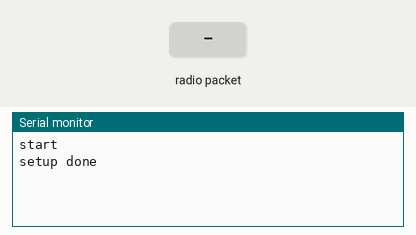
A sketch run on a simulated Arduino Leonardo, built with avr-gcc and run on an emulated ATmega32U4. Parts: the last lines printed to the serial monitor. The test bench sets the inputs (shaded band). No radio packets arrive unless stated.

Above: at 1.2 s.
1.3 s: radio packet "1" arrives
At 2.5 s:
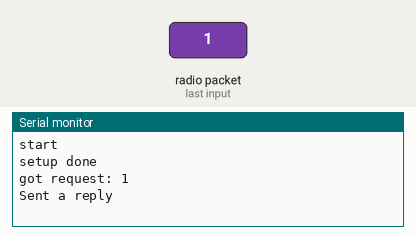
2.8 s: radio packet "0" arrives
At 3.8 s:
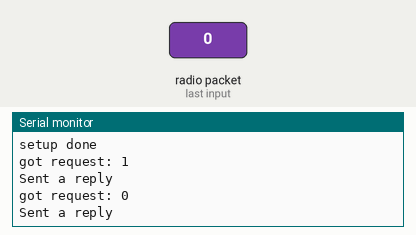
4.3 s: radio packet "2" arrives
At 5.0 s:
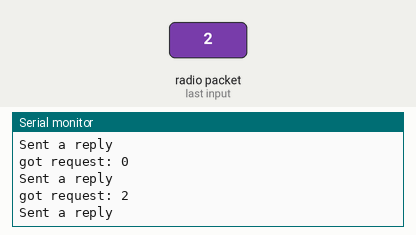

The sketch:

esp8266-nrf24.ino
```cpp
#include <SPI.h>
#include <RH_NRF24.h>

// Singleton instance of the radio driver
RH_NRF24 nrf24(2, 4);
// RH_NRF24 nrf24(11, 12); // use this to be electrically compatible with Mirf
// RH_NRF24 nrf24(8, 10);// For Leonardo, need explicit SS pin
// RH_NRF24 nrf24(8, 7); // For RFM73 on Anarduino Mini

void setup()
{
  Serial.begin(115200);
  Serial.println("start");

  // Serial.println(nrf24.init());
  if (!nrf24.init())
    Serial.println("init failed");
  // Defaults after init are 2.402 GHz (channel 2), 2Mbps, 0dBm
  if (!nrf24.setChannel(1))
    Serial.println("setChannel failed");
  if (!nrf24.setRF(RH_NRF24::DataRate2Mbps, RH_NRF24::TransmitPower0dBm))
    Serial.println("setRF failed");

  Serial.println("setup done");
}

void loop()
{
  if (nrf24.available())
  {
    // Should be a message for us now
    uint8_t buf[RH_NRF24_MAX_MESSAGE_LEN];
    uint8_t len = sizeof(buf);
    if (nrf24.recv(buf, &len))
    {
//      NRF24::printBuffer("request: ", buf, len);
      Serial.print("got request: ");
      Serial.println((char*)buf);

      // Send a reply
      uint8_t data[] = "And hello back to you";
      nrf24.send(data, sizeof(data));
      nrf24.waitPacketSent();
      Serial.println("Sent a reply");
    }
    else
    {
      Serial.println("recv failed");
    }
  }
}
```

Measured:
- after the input at 1.3 s, the serial monitor: prints a new line at once (image 1)
- after the input at 2.8 s, the serial monitor: prints a new line at once (image 2)
- after the input at 4.3 s, the serial monitor: prints a new line at once (image 3)
